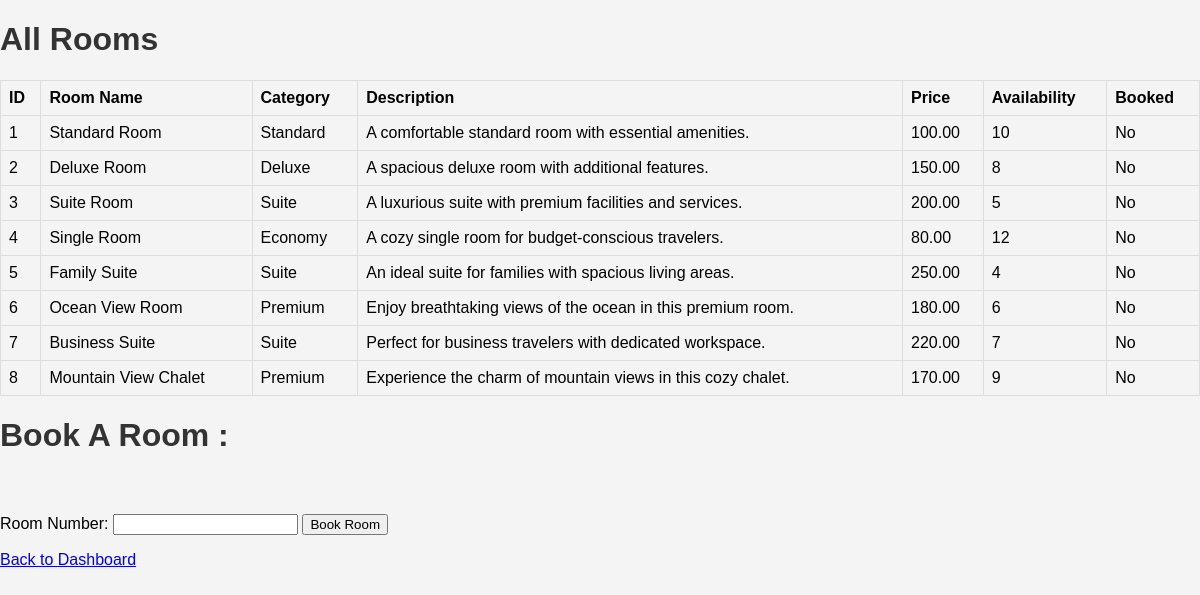
The page /view/bookroom.php (signed in) on the database its author committed.
### tables this page shows
CREATE TABLE `searchroom` (
  `id` int(100) NOT NULL AUTO_INCREMENT,
  `room_name` varchar(250) NOT NULL,
  `category` varchar(250) NOT NULL,
  `description` text NOT NULL,
  `price` decimal(10, 2) NOT NULL,
  `availability` int(11) NOT NULL,
  PRIMARY KEY (`id`)
);

### Model/mydb.php (called while the page is built, shortened)
<?php
class myDB
{
        function getAllRooms($conn, $tablename) {
        $sql = "SELECT * FROM $tablename";
       $result = $conn->query($sql);
     return $result;
}
}
?>

### view/bookroom.php (the view, shortened to what this page needs)
<!DOCTYPE html>
<html lang="en">
<head>
    <link rel="stylesheet" href="../layer/layout.css">
</head>
<body>
<h1>All Rooms</h1>
<table border="1">
    <tr>
        <th>ID</th>
        <th>Room Name</th>
        <th>Category</th>
        <th>Description</th>
        <th>Price</th>
        <th>Availability</th>
        <th>Booked</th>
    </tr>
    <?php
    include("../Model/mydb.php");
        $myDB = new myDB();
        $conn = $myDB->openCon();
        $roomsResult = $myDB->getAllRooms($conn, "searchroom");
        if ($roomsResult && $roomsResult->num_rows > 0) {
            while ($row = $roomsResult->fetch_assoc()) {
                echo "<tr>";
                echo "<td>" . $row['id'] . "</td>";
                echo "<td>" . $row['room_name'] . "</td>";
                echo "<td>" . $row['category'] . "</td>";
                echo "<td>" . $row['description'] . "</td>";
                echo "<td>" . $row['price'] . "</td>";
                echo "<td>" . $row['availability'] . "</td>";
                echo "<td>" . ($row['booked'] ? 'Yes' : 'No') . "</td>";
            }
        } else {
            echo "<tr><td colspan='8'>No rooms available.</td></tr>";
        }
    ?>
</table>
    <?php
    if (true) {
        ?>
        <h1> Book A Room :</h1><br>
        <form id="bookingForm" onsubmit="return bookRoom()">
            <label for="roomNumber">Room Number:</label>
            <input type="text" id="roomNumber" required />
            <button type="submit">Book Room</button>
        </form>
        <p><a href="../view/customer_dash.php">Back to  Dashboard</a></p>
        <?php
    } else {
        echo 'Access denied.';
    }
    ?>
</body>
</html>

### layer/layout.css (style rules this page uses)
body { font-family: Arial, sans-serif; margin: 0; padding: 0; background-color: #f4f4f4; }
h1, h3 { color: #333; }
table { width: 100%; border-collapse: collapse; margin-top: 20px; }
table, th, td { border: 1px solid #ddd; }
th, td { padding: 8px; text-align: left; }
form { margin-top: 20px; }

### rows shown on the page
searchroom: id "1", room_name "Standard Room", category "Standard", description "A comfortable standard room with essential amenities.", price "100.00", availability "10", booked "No"
searchroom: id "2", room_name "Deluxe Room", category "Deluxe", description "A spacious deluxe room with additional features.", price "150.00", availability "8", booked "No"
searchroom: id "3", room_name "Suite Room", category "Suite", description "A luxurious suite with premium facilities and services.", price "200.00", availability "5", booked "No"
searchroom: id "4", room_name "Single Room", category "Economy", description "A cozy single room for budget-conscious travelers.", price "80.00", availability "12", booked "No"
searchroom: id "5", room_name "Family Suite", category "Suite", description "An ideal suite for families with spacious living areas.", price "250.00", availability "4", booked "No"
searchroom: id "6", room_name "Ocean View Room", category "Premium", description "Enjoy breathtaking views of the ocean in this premium room.", price "180.00", availability "6", booked "No"
searchroom: id "7", room_name "Business Suite", category "Suite", description "Perfect for business travelers with dedicated workspace.", price "220.00", availability "7", booked "No"
searchroom: id "8", room_name "Mountain View Chalet", category "Premium", description "Experience the charm of mountain views in this cozy chalet.", price "170.00", availability "9", booked "No"
